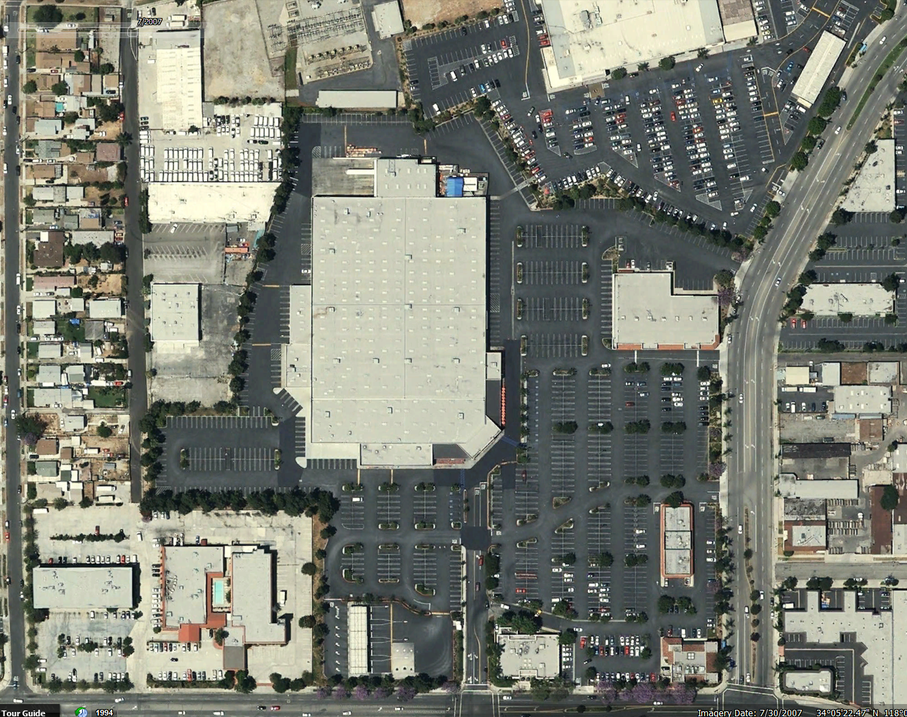
#> input picture random_stuff/costco-empty.png, 907 x 717 px, shrunk from 1261 x 997 before the run
$ jupyter execute --allow-errors 'Counting Cars.ipynb'   (shell and % lines are left out)   (Python 2 division)   (older library calls are emulated)
#> lines starting #> are read from the running program, lines starting #| are printed output that depends on the picture; after the words box and inside, x2 and y2 are one past the last pixel; in counts of white or black regions, pixels touching at a corner belong together
[cell 1]
import glob
import pybrain
from pybrain.structure import FeedForwardNetwork
from pybrain.structure import LinearLayer, SigmoidLayer
from pybrain.structure import FullConnection
from pybrain.datasets import SupervisedDataSet
from pybrain.supervised.trainers import BackpropTrainer
import matplotlib.pyplot as plt
import datetime
import random
import ast
import time
import sqlalchemy
from sqlalchemy import *
from sqlalchemy import event
import sqlite3
from sqlalchemy.ext.declarative import declarative_base
from sqlalchemy.orm import *
import urllib2
import urllib
import json
import glob
import pprint
import dateutil.parser
import pprint
import re
from sklearn import linear_model, datasets
import time
from sklearn.naive_bayes import GaussianNB
import nltk
from collections import defaultdict
from sklearn import svm
pp = pprint.PrettyPrinter(indent=4)


import numpy
import time
import sqlalchemy
from sqlalchemy import *
from sqlalchemy import event
from sqlalchemy.dialects.mysql import LONGTEXT
import sqlite3
from sqlalchemy.ext.declarative import declarative_base
from sqlalchemy.orm import *
import urllib2
import urllib
import json
import pprint
import dateutil.parser
import gevent
import datetime
import marshal

import re, math, collections, itertools
import nltk, nltk.classify.util, nltk.metrics
from nltk.classify import NaiveBayesClassifier
from nltk.metrics import BigramAssocMeasures
from nltk.probability import FreqDist, ConditionalFreqDist
import numpy as np
import csv
import re
import nltk.classify.util
from nltk.classify import NaiveBayesClassifier
from nltk.corpus import movie_reviews
from sklearn.svm import LinearSVC
from nltk.classify.scikitlearn import SklearnClassifier
import os
import copy

from __future__ import division  # Python 2 users only
import nltk, re, pprint
from nltk import word_tokenize

from nltk.stem import WordNetLemmatizer
#> (the rest of this cell did not finish here and is left out)

[cell 2]
import cv2

[cell 3]
image = plt.imread('costco-empty.png')
#> image is the input picture: shape (717, 907, 3) float32; mean R, G, B 0.484, 0.496, 0.454
plt.imshow(image)

[cell 4]
image = plt.imread('costco.png')
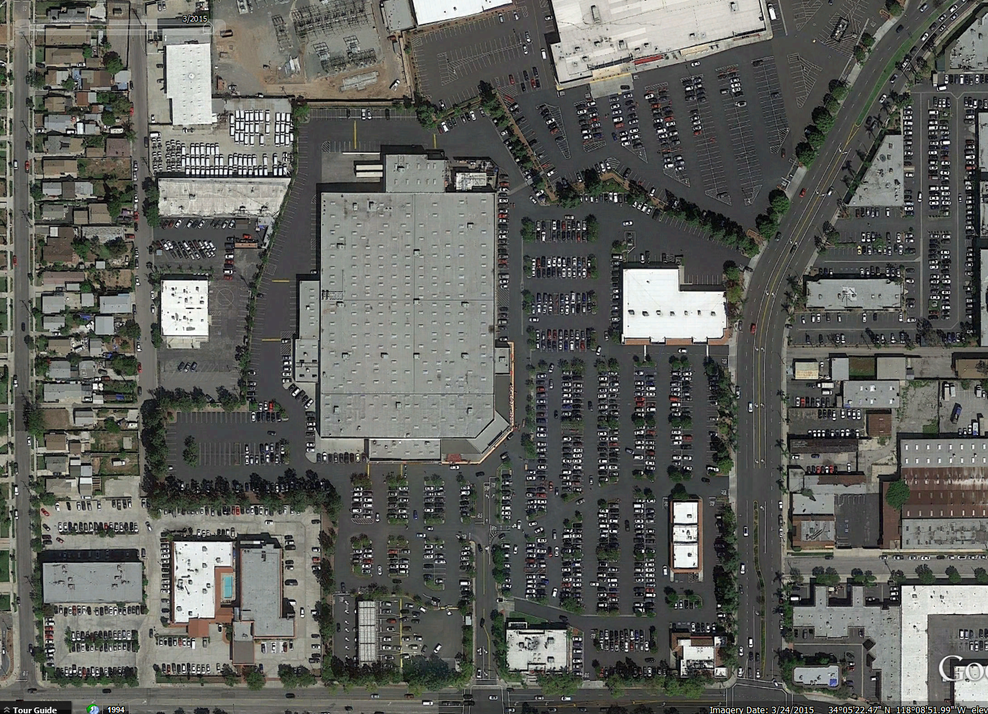
#> input picture random_stuff/costco.png, 988 x 714 px, shrunk from 1373 x 993 before the run
#> image is the input picture: shape (714, 988, 3) float32; mean R, G, B 0.373, 0.378, 0.36
plt.imshow(image)

[cell 5]
imgFile = cv2.imread('mask.png')
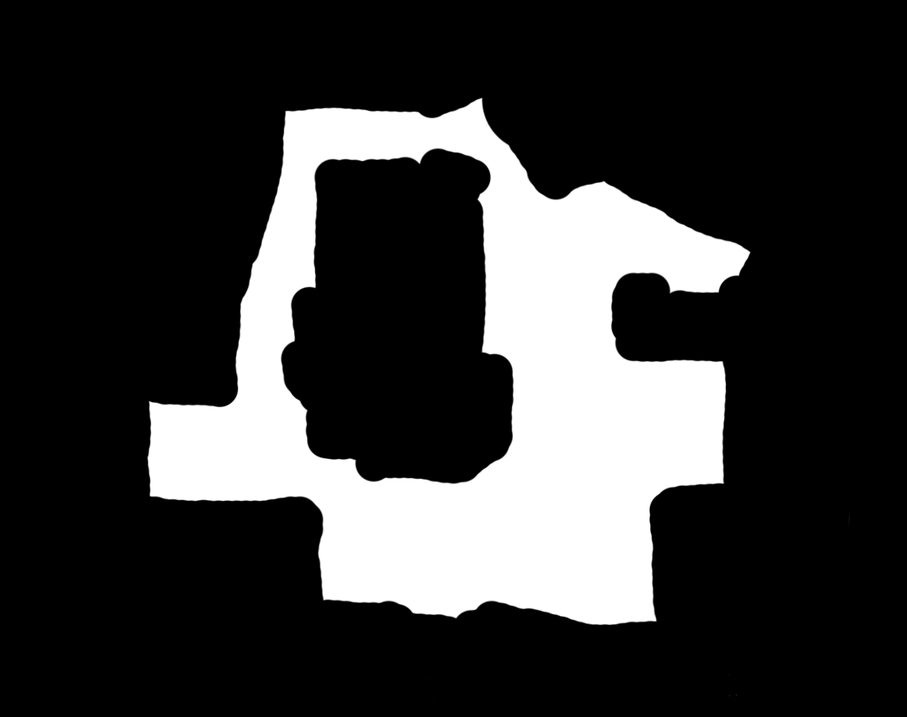
#> input picture random_stuff/mask.png, 907 x 717 px, shrunk from 1261 x 997 before the run
#> imgFile is the input picture: shape (717, 907, 3); min 0, max 255, mean 54.9

[cell 6]
type(imgFile)

[cell 7]
cv2.imshow("asdf", imgFile)

[cell 8]
# Read the images to be aligned
im1 =  cv2.imread("costco.png");
im2 =  cv2.imread("costco-empty.png");

mask = cv2.imread('mask.png')
mask = cv2.cvtColor(mask,cv2.COLOR_RGB2GRAY)
thresh = 200
mask = cv2.threshold(mask, thresh, 255, cv2.THRESH_BINARY)[1]
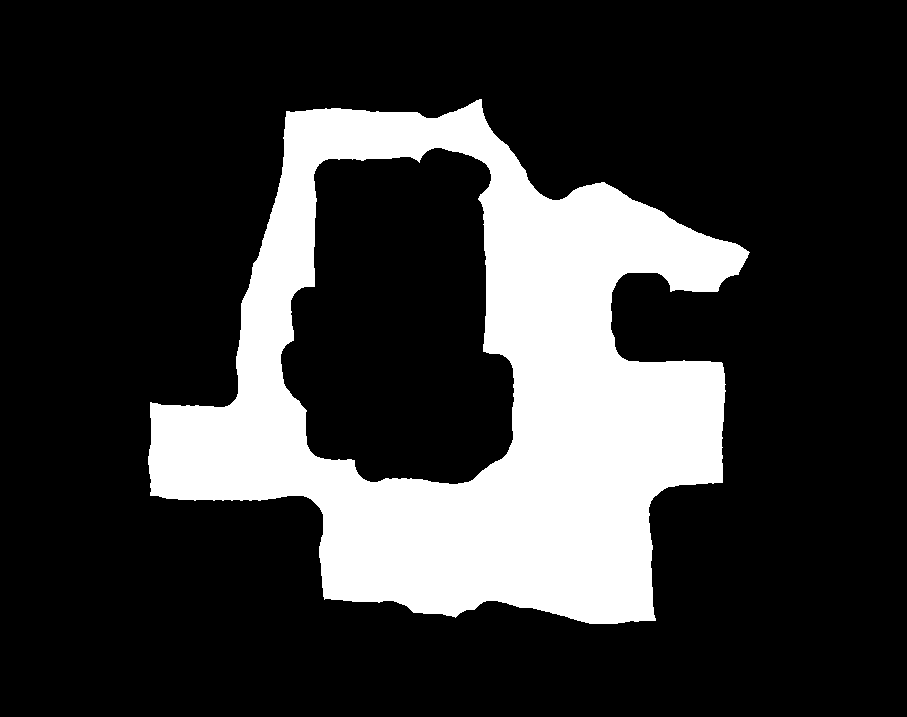
#> mask: shape (717, 907); 21.3% white; 1 white region, box (x1, y1, x2, y2) and area: (148, 99, 750, 624) 138617
plt.imshow(mask)

[cell 9]
#im1 =  cv2.cv.LoadImage("coscto.jpg", CV_LOAD_IMAGE_COLOR);
#im2 =  cv2.imread("costco_empty.jpg", CV_LOAD_IMAGE_COLOR);

#swap some images!
temp = im1
im1 = im2
im2 = temp


print(type(im1))
#| <class 'numpy.ndarray'>

print(type(im2))
#| <class 'numpy.ndarray'>

# Convert images to grayscale
im1_gray = cv2.cvtColor(im1,cv2.COLOR_BGR2GRAY)
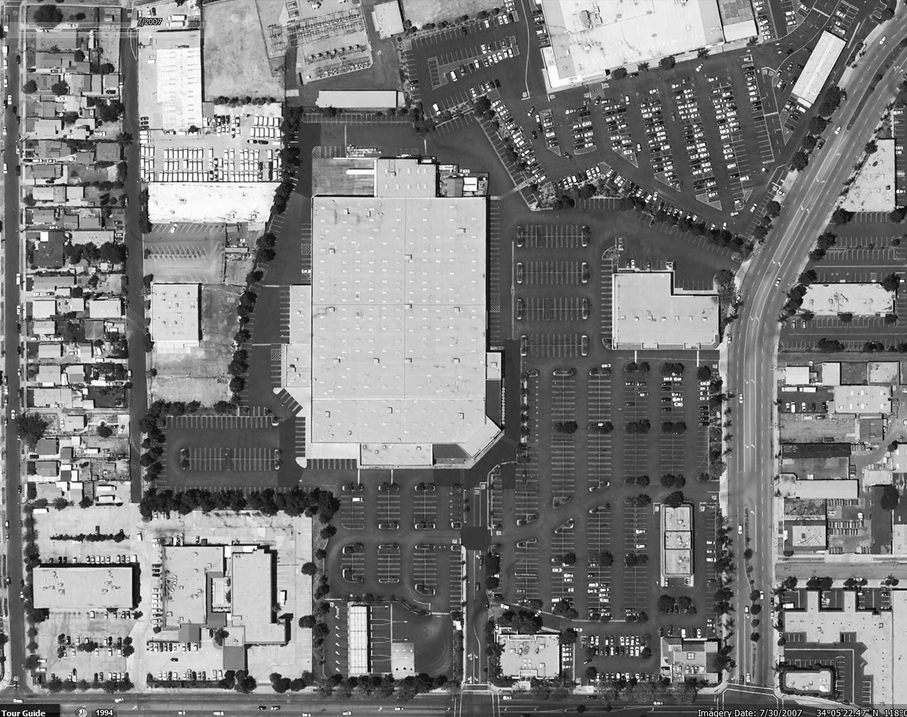
#> im1_gray: shape (717, 907); min 0, max 255, mean 124.3
im2_gray = cv2.cvtColor(im2,cv2.COLOR_BGR2GRAY)

# Find size of image1
sz = im1.shape
#> sz = (717, 907, 3)

# Define the motion model
warp_mode = cv2.MOTION_TRANSLATION


warp_matrix = np.eye(2, 3, dtype=np.float32)

# Specify the number of iterations.
number_of_iterations = 5000;

# Specify the threshold of the increment
# in the correlation coefficient between two iterations
termination_eps = 1e-10;

# Define termination criteria
criteria = (cv2.TERM_CRITERIA_EPS | cv2.TERM_CRITERIA_COUNT, number_of_iterations,  termination_eps)

# Run the ECC algorithm. The results are stored in warp_matrix.
(cc, warp_matrix) = cv2.findTransformECC (im1_gray,im2_gray,warp_matrix, warp_mode, criteria)
#> cc = 0.733; warp_matrix = [[1, 0, 9.17], [0, 1, -5.36]]

if warp_mode == cv2.MOTION_HOMOGRAPHY :
    # Use warpPerspective for Homography
    im2_aligned = cv2.warpPerspective (im2, warp_matrix, (sz[1],sz[0]), flags=cv2.INTER_LINEAR + cv2.WARP_INVERSE_MAP)
else :
    # Use warpAffine for Translation, Euclidean and Affine
    im2_aligned = cv2.warpAffine(im2, warp_matrix, (sz[1],sz[0]), flags=cv2.INTER_LINEAR + cv2.WARP_INVERSE_MAP);
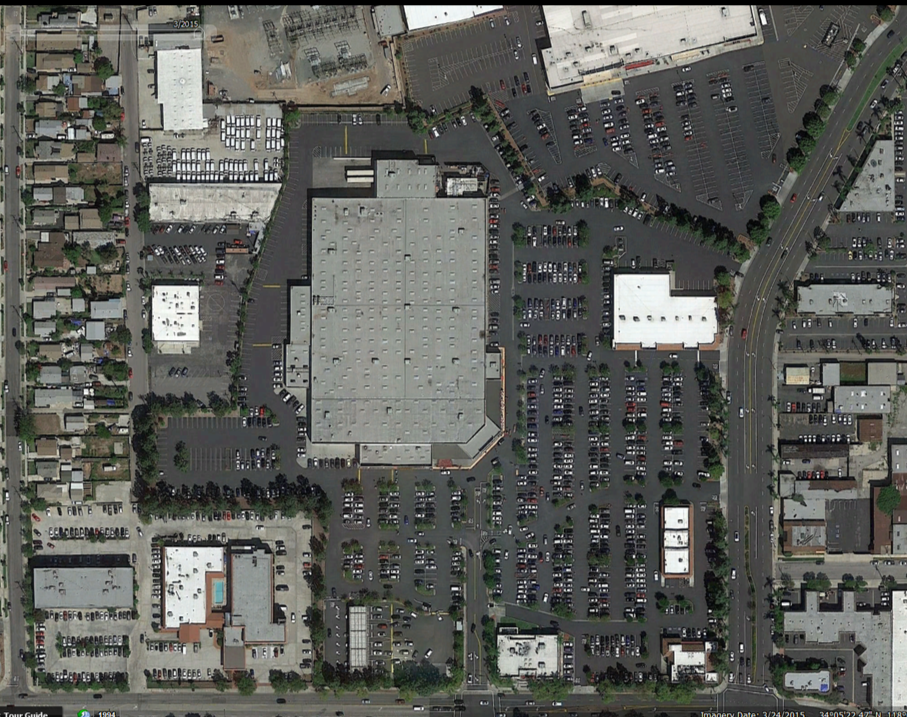
#> im2_aligned: shape (717, 907, 3); mean B, G, R 90.9, 95.4, 94.3

# Show final results
#cv2.imshow("Image 1", im1)
#cv2.imshow("Image 2", im2)
#cv2.imshow("Aligned Image 2", im2_aligned)
plt.imshow(im1)
plt.imshow(im2)
#cv2.waitKey(0)
#> figure, not shown here; B, G, R data is drawn as R, G, B

[cell 10]
plt.imshow(im1)

[cell 11]
plt.imshow(im2)

[cell 12]
plt.imshow(im2_aligned)

[cell 13]
#im1 =  cv2.imread("costco.png");
cv2.imwrite("new.png", im2_aligned)
#> Out = True

[cell 14]
grey = cv2.cvtColor(im2,cv2.COLOR_RGB2GRAY)

[cell 15]
len(cv2.split(im2))
#> Out = 3

[cell 16]
red = cv2.calcHist([cv2.split(im2)[0]],[0],None,[256],[0,256])
#> red = 256 values, max 18868 at index 74, min 139 at index 254, mean 2755.6
green = cv2.calcHist([cv2.split(im2)[1]],[0],None,[256],[0,256])
#> green = 256 values, max 14266 at index 69, min 174 at index 254, mean 2755.6
blue = cv2.calcHist([cv2.split(im2)[2]],[0],None,[256],[0,256])
#> blue = 256 values, max 15153 at index 74, min 120 at index 253, mean 2755.6
plt.plot(red)
plt.plot(green)
plt.plot(blue)
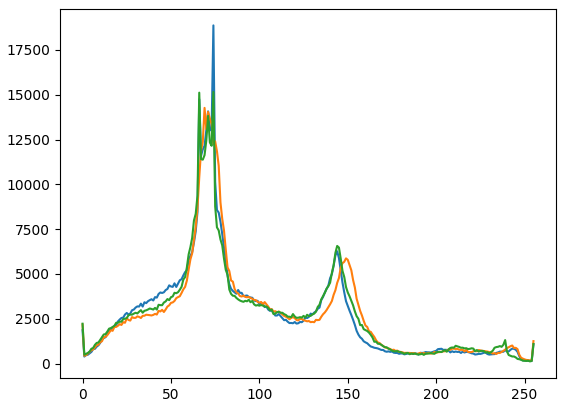
#> figure drawn by matplotlib, 1 panel; curve peaks at x = 74, y = 18868; curve peaks at x = 69, y = 14266; curve peaks at x = 74, y = 15153

#> (a cell that did not finish here is left out)

[cell 18]
cv2.split(grey)[0]

#> (a cell that did not finish here is left out)

#> (a cell that did not finish here is left out)

#> (a cell that did not finish here is left out)

[cell 22]
plt.figure(figsize = (12,100))
plt.imshow(im1)

#> (a cell that did not finish here is left out)

[cell 24]
masked = cv2.bitwise_and(im2_aligned, im2_aligned, mask = mask)


red, green, blue = cv2.split(masked)

upper = 105
lower = 40

red = cv2.threshold(red, lower, 255, cv2.THRESH_TOZERO)[1]
red = cv2.threshold(red, upper, 255, cv2.THRESH_TOZERO_INV)[1]
red = cv2.threshold(red, 0, 255, cv2.THRESH_BINARY)[1]
#> red: shape (717, 907); 17.2% white; 224 white regions (214 under 20 px), largest, box (x1, y1, x2, y2) and area: (149, 103, 748, 624) 111146, (290, 286, 293, 339) 58, (507, 156, 519, 167) 42

green = cv2.threshold(green, lower, 255, cv2.THRESH_TOZERO)[1]
green = cv2.threshold(green, upper, 255, cv2.THRESH_TOZERO_INV)[1]
green = cv2.threshold(green, 0, 255, cv2.THRESH_BINARY)[1]
#> green: shape (717, 907); 17.4% white; 205 white regions (199 under 20 px), largest, box (x1, y1, x2, y2) and area: (148, 103, 750, 624) 112531, (503, 150, 519, 167) 84, (310, 492, 321, 507) 55, (290, 286, 293, 337) 54, (310, 246, 312, 287) 42, (226, 490, 232, 498) 25

blue = cv2.threshold(blue, lower, 255, cv2.THRESH_TOZERO)[1]
blue = cv2.threshold(blue, upper, 255, cv2.THRESH_TOZERO_INV)[1]
blue = cv2.threshold(blue, 0, 255, cv2.THRESH_BINARY)[1]
#> blue: shape (717, 907); 17% white; 232 white regions (223 under 20 px), largest, box (x1, y1, x2, y2) and area: (148, 103, 750, 624) 109768, (290, 286, 293, 339) 57, (310, 246, 312, 287) 42
out = cv2.bitwise_and(red, blue)
#> out: shape (717, 907); 16.7% white; 264 white regions (254 under 20 px), largest, box (x1, y1, x2, y2) and area: (149, 103, 748, 624) 107478, (290, 286, 293, 339) 57, (310, 246, 312, 287) 42
out = cv2.bitwise_and(out, green)
#> out: shape (717, 907); 16.6% white; 269 white regions (259 under 20 px), largest, box (x1, y1, x2, y2) and area: (149, 103, 748, 624) 107091, (290, 286, 293, 337) 54, (310, 246, 312, 287) 42
#out = cv2.merge([red, green, blue])

kernel = np.ones((2,2),np.uint8)
out = cv2.morphologyEx(out, cv2.MORPH_OPEN, kernel)
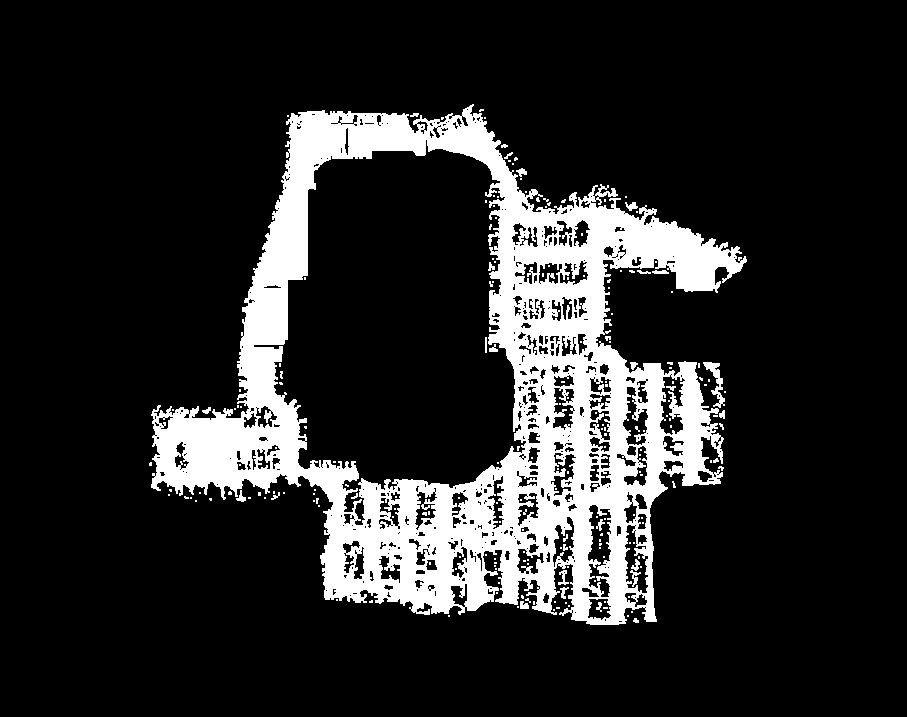
#> out: shape (717, 907); 15.7% white; 204 white regions (173 under 20 px), largest, box (x1, y1, x2, y2) and area: (151, 104, 747, 625) 99560, (703, 362, 725, 408) 340, (558, 570, 569, 585) 73

#out = cv2.cvtColor(out, cv2.COLOR_BGR2RGB)
plt.figure(figsize = (18,100))
plt.imshow(out)


print np.sum(out)
#| 26043405

[cell 25]
(53945760 - 49918545) / 255 / (6*11) / .7

[cell 26]
image = np.array([])
for row in im2:
    new_row = np.array([])
    for column in row:
        new_column = np.array([])
        r, g, b = column

        if r > 255-100 and r < 255-50 and g > 255-100 and g < 255-50 and b > 255-100 and b < 255-50:
            np.append(new_column, [r,g,b])
        else:
            np.append(new_column, [255,255,255])
        np.append(new_row, new_column)

    np.append(image, new_row)
#plt.imshow(image)
